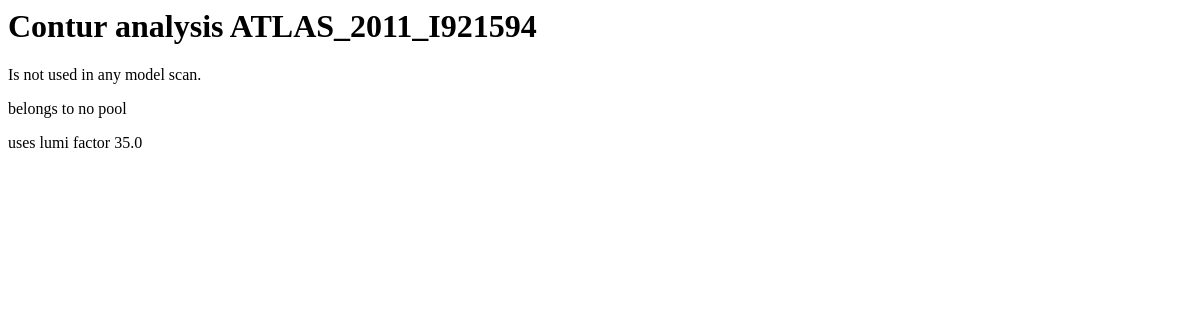
The app's page /analyses/ATLAS_2011_I921594/, older data.
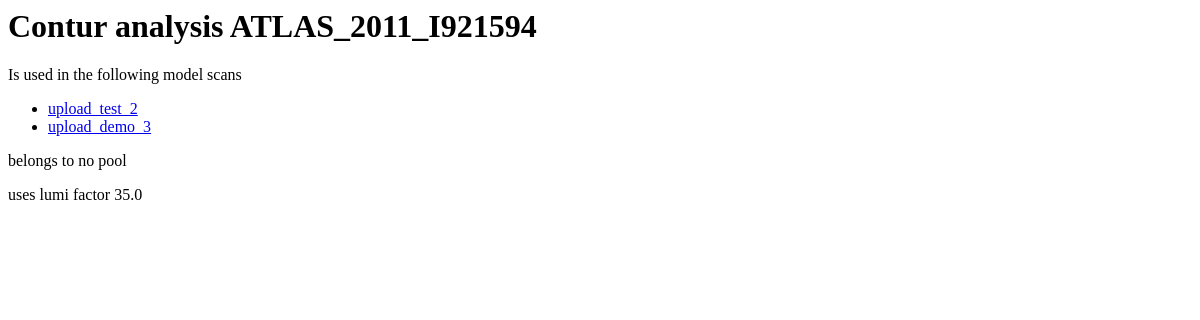
The same page, newer data.
### analyses/models.py (models this page shows, shortened)
@python_2_unicode_compatible
class Used_analyses(models.Model):
    modelname = models.ForeignKey('BSM_Model', models.DO_NOTHING, db_column='name', blank=False, null=False)
    anaid = models.ForeignKey('Analysis', models.DO_NOTHING, db_column='anaid', blank=False, null=False)
    class Meta:
        db_table = 'used_analyses'
        unique_together = (('modelname', 'anaid'),)

@python_2_unicode_compatible
class BSM_Model(models.Model):
    name = models.TextField(primary_key=True)
    def __str__(self):
        return self.name
    class Meta:
        db_table = 'bsm_model'

### analyses/views.py (the view)
# urls.py: url(r'^(?P<anaid>[_A-Za-z0-9]+)/$', views.analysis, name='analysis'),
def analysis(request, anaid):
    a = get_object_or_404(Analysis, pk=anaid)
    context = {
        'ana' : a,
    }
    return render(request, 'analyses/analysis.html', context)

### analyses/templates/analyses/analysis.html (shortened to what this page needs)
<h1>Contur analysis {{ ana.anaid }}</h1>
{% if ana.used_analyses_set.all %}
<p>
    Is used in the following model scans
</p>
    <ul>
    {% for ua in ana.used_analyses_set.all %}
            <li>
                <a href="{% url 'model' ua.modelname %}">
                    {{ ua.modelname }}
                </a>
            </li>
    {% endfor %}
    </ul>
{% else %}
<p>
    Is not used in any model scan.
</p>
{% endif %}
{% if ana.pool %}
<p>
	belongs to pool
	<a href="{% url 'pools' ana.pool %}">{{ ana.pool }}</a>
</p>
{% else %}
<p>
	belongs to no pool
</p>
{% endif %}
<p>
	uses lumi factor {{ ana.lumi }}
</p>

Row changes from the older to the newer data that the page shows:
added Used_analyses: modelname "upload_test_2"
added Used_analyses: modelname "upload_demo_3"
Text that changed along with them:
text no longer shown: "Is not used in any model scan."
text now shown: "Is used in the following model scans"
